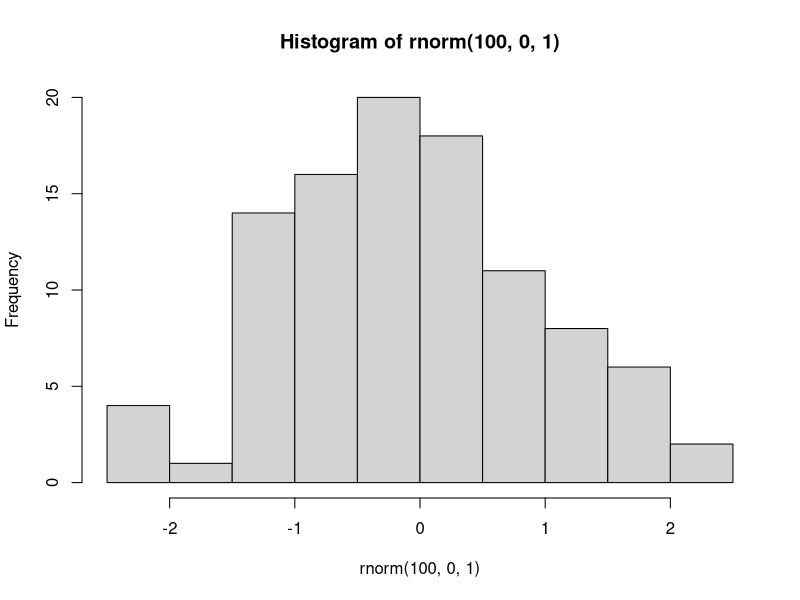

Reproduce this figure in R.
## ---- chunk 1
hist(rnorm(100, 0, 1))
